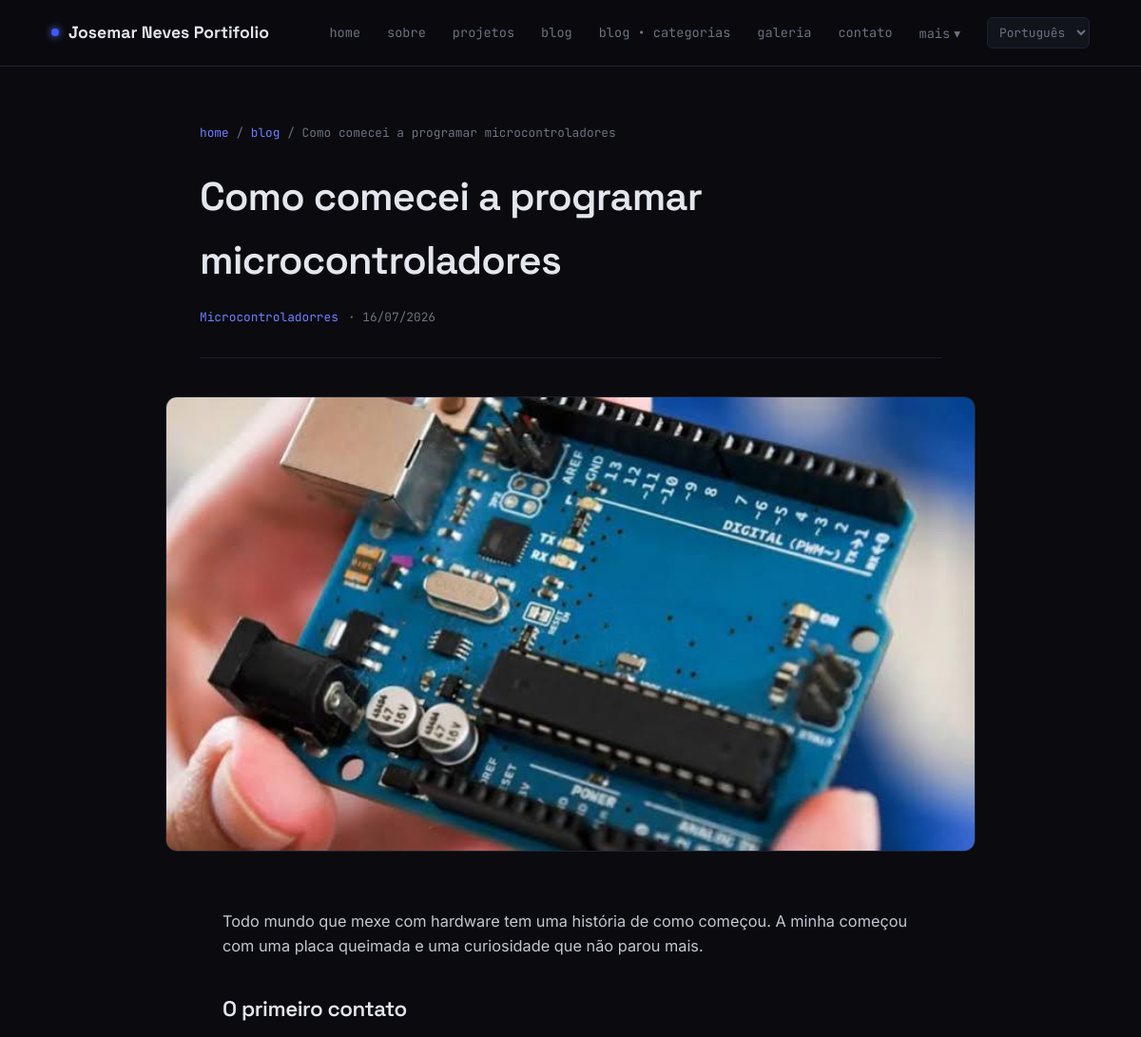
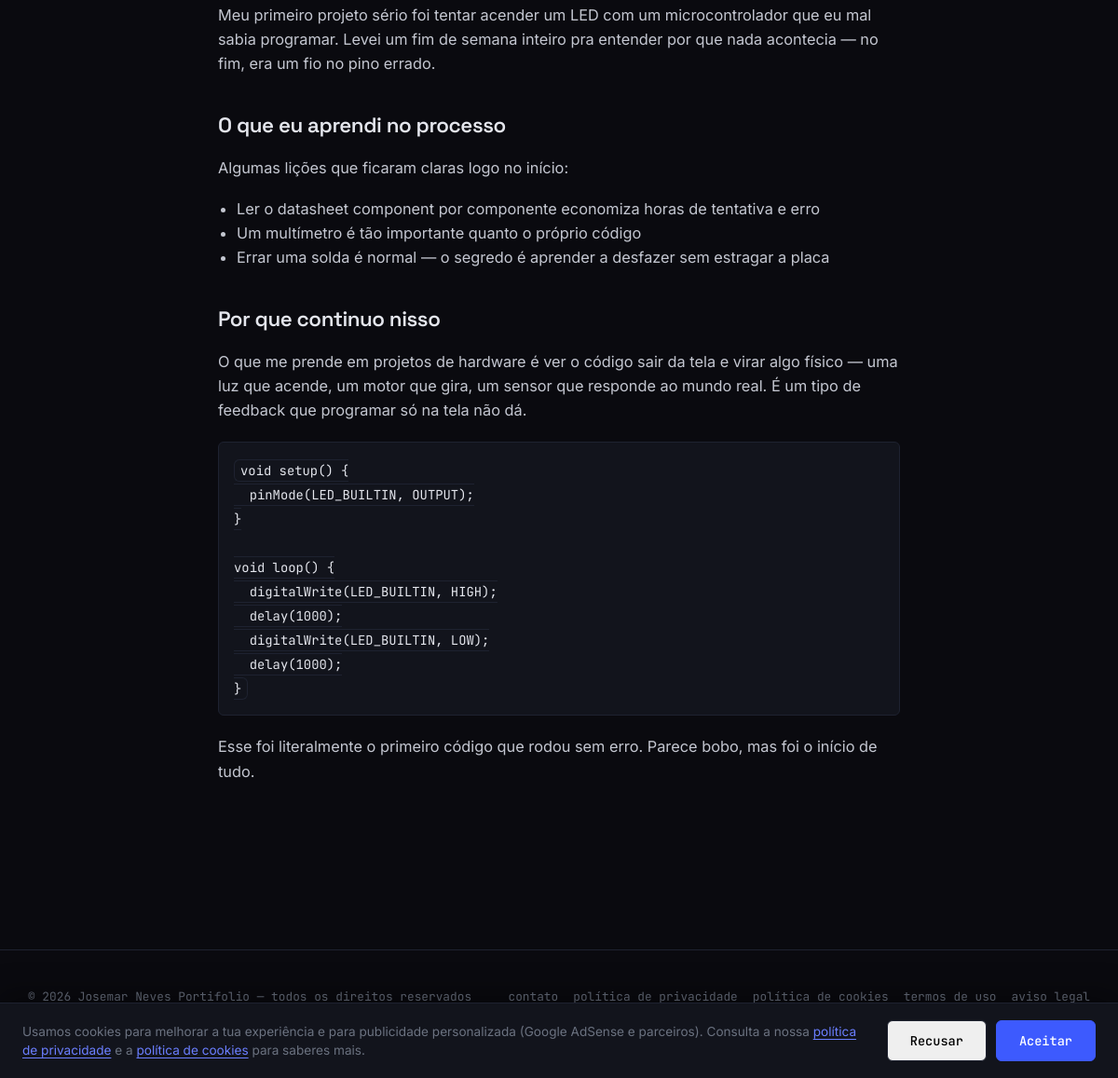
Screenshot of /blog/como-comecei-a-programar-microcontroladores/ with the database file from the repository (2 pictures, top to bottom).
### portifolio/models.py (models this page shows, shortened)
class SiteConfig(models.Model):
    nome_site = models.CharField(max_length=150)
    logo = models.ImageField(
        upload_to="site/logo/",
        blank=True,
        null=True,
        validators=[validar_extensao_imagem]
    )
    foto_perfil = models.ImageField(
        upload_to="site/perfil/",
        blank=True,
        null=True,
        validators=[validar_extensao_imagem]
    )
    descricao_curta = models.TextField(blank=True)
    email_contato = models.EmailField(blank=True)
    linkedin = models.URLField(blank=True)
    github = models.URLField(blank=True)
    instagram = models.URLField(blank=True)
    youtube = models.URLField(blank=True)
    twitter = models.URLField(blank=True)
    tiktok = models.URLField(blank=True)
    criado_em = models.DateTimeField(auto_now_add=True)
    atualizado_em = models.DateTimeField(auto_now=True)
    class Meta:
        verbose_name = "Configuração do Site"
        verbose_name_plural = "Configurações do Site"

class PostBlog(models.Model):
    titulo = models.CharField(max_length=200)
    resumo = models.CharField(
        max_length=200,
        blank=True,
        help_text="Frase curta para SEO e listagens (máx. 160 caracteres recomendado)"
    )
    slug = models.SlugField(
        unique=True,
        blank=True
    )
    imagem_capa = models.ImageField(
        upload_to="blog/",
        validators=[validar_extensao_imagem]
    )
    conteudo_html = models.TextField(
        help_text="Aceita HTML personalizado"
    )
    categoria = models.ForeignKey(
        CategoriaBlog,
        on_delete=models.SET_NULL,
        null=True,
        blank=True
    )
    tags = models.ManyToManyField(
        TagBlog,
        blank=True
    )
    publicado = models.BooleanField(
        default=True
    )
    data_publicacao = models.DateTimeField(
        auto_now_add=True
    )
    atualizado_em = models.DateTimeField(
        auto_now=True
    )
    class Meta:
        ordering = ["-data_publicacao"]
        verbose_name = "Artigo"
        verbose_name_plural = "Artigos"

class CategoriaBlog(models.Model):
    nome = models.CharField(max_length=100)
    slug = models.SlugField(unique=True, blank=True)

### portifolio/views.py (the view)
# urls.py: path("blog/<slug:slug>/", views.BlogDetailView.as_view(), name="post_detail"),
class BlogDetailView(SiteConfigMixin, DetailView):
    model = PostBlog
    template_name = "post.html"
    context_object_name = "post"
    def get_queryset(self):
        return PostBlog.objects.filter(
            publicado=True
        ).select_related("categoria").prefetch_related("tags")

### portifolio/templatetags/portfolio_extras.py (called while the page is built)
@register.simple_tag(takes_context=True)
def hreflang_urls(context):
    request = context.get("request")
    match = getattr(request, "resolver_match", None)
    resultado = []
    if not request or not match or not match.url_name:
        return resultado
    dominio = f"{request.scheme}://{request.get_host()}"
    for lang_code, lang_name in settings.LANGUAGES:
        try:
            with override(lang_code):
                caminho = reverse(match.url_name, kwargs=match.kwargs)
        except NoReverseMatch:
            continue
        resultado.append((lang_code, lang_name, f"{dominio}{caminho}"))
    return resultado

### portifolio/views.py (called while the page is built)
    def get_context_data(self, **kwargs):
        context = super().get_context_data(**kwargs)
        context["site"] = SiteConfig.objects.first()
        return context

### templates/post.html (shortened to what this page needs)
{% extends "base.html" %}
{% load i18n %}
{% block content %}
<div class="post-hero">
  <p class="breadcrumb">
    <a href="{% url 'home' %}">{% trans "home" %}</a> / <a href="{% url 'blog' %}">{% trans "blog" %}</a> / {{ post.titulo }}
  </p>
  <div class="post-header">
    <h1>{{ post.titulo }}</h1>
    <p class="post-meta">
      {% if post.categoria %}
      <a href="{% url 'blog_categoria' post.categoria.slug %}" class="cat">{{ post.categoria.nome }}</a> ·
      {% endif %}
      {{ post.data_publicacao|date:"d/m/Y" }}
    </p>
  </div>
</div>
{% if post.imagem_capa %}
<div class="post-capa">
  <img src="{{ post.imagem_capa.url }}" alt="{{ post.titulo }} - JN Portfolio">
</div>
{% endif %}
<div class="post-body">
  {{ post.conteudo_html|safe }}
</div>
{% endblock %}

### templates/base.html (shortened to what this page needs)
{% load i18n portfolio_extras %}
{% get_current_language as LANGUAGE_CODE %}
<!DOCTYPE html>
<html lang="{{ LANGUAGE_CODE }}">
<head>
{% hreflang_urls as hreflang_links %}
</head>
<body>
<div id="cookie-banner" class="cookie-banner">
  <p class="cookie-banner-text">
    {% trans "Usamos cookies para melhorar a tua experiência e para publicidade personalizada (Google AdSense e parceiros)." %}
    {% trans "Consulta a nossa" %}
    <a href="{% url 'politica_privacidade' %}">{% trans "política de privacidade" %}</a>
    {% trans "e a" %}
    <a href="{% url 'cookies' %}">{% trans "política de cookies" %}</a>
    {% trans "para saberes mais." %}
  </p>
  <div class="cookie-banner-actions">
    <button id="cookie-reject" class="btn btn-ghost">{% trans "Recusar" %}</button>
    <button id="cookie-accept" class="btn btn-primary">{% trans "Aceitar" %}</button>
  </div>
</div>
<header class="site-header">
  <nav class="nav">
    <a href="{% url 'home' %}" class="nav-brand">
      {% if site.logo %}
        <img class="nav-logo" src="{{ site.logo.url }}" alt="{{ site.nome_site }}">
      {% else %}
        <span class="dot"></span>
      {% endif %}
      {{ site.nome_site }}
    </a>
    <ul class="nav-links" id="nav-links">
      <li><a href="{% url 'home' %}">{% trans "home" %}</a></li>
      <li><a href="{% url 'sobre' %}">{% trans "sobre" %}</a></li>
      <li><a href="{% url 'projetos' %}">{% trans "projetos" %}</a></li>
      <li><a href="{% url 'blog' %}">{% trans "blog" %}</a></li>
      <li><a href="{% url 'categorias' %}">{% trans "blog" %} • {% trans "categorias" %}</a></li>
      <li><a href="{% url 'galeria' %}">{% trans "galeria" %}</a></li>
      <li><a href="{% url 'contato' %}">{% trans "contato" %}</a></li>
      <li class="nav-more" id="nav-more">
        <button class="nav-more-toggle" id="nav-more-toggle" aria-haspopup="true" aria-expanded="false">
          {% trans "mais" %} <span aria-hidden="true">▾</span>
        </button>
      </li>
      {% if hreflang_links %}
      <li class="lang-switch">
        <select aria-label="{% trans 'Idioma' %}" onchange="if (this.value) window.location.href = this.value;">
          {% for lang_code, lang_name, url in hreflang_links %}
            <option value="{{ url }}" {% if lang_code == LANGUAGE_CODE %}selected{% endif %}>{{ lang_name }}</option>
          {% endfor %}
        </select>
      </li>
      {% endif %}
    </ul>
  </nav>
</header>
<main>
  {% block content %}{% endblock %}
</main>
<footer class="site-footer">
  <div class="footer-inner">
    <p>&copy; {% now "Y" %} {{ site.nome_site }} — {% trans "todos os direitos reservados" %}</p>
    <div class="footer-links">
      <a href="{% url 'contato' %}">{% trans "contato" %}</a>
      <a href="{% url 'politica_privacidade' %}">{% trans "política de privacidade" %}</a>
      <a href="{% url 'cookies' %}">{% trans "política de cookies" %}</a>
      <a href="{% url 'termos_uso' %}">{% trans "termos de uso" %}</a>
      <a href="{% url 'aviso_legal' %}">{% trans "aviso legal" %}</a>
    </div>
    <div class="social-links">
      {% if site.tiktok %}<a href="{{ site.tiktok }}" target="_blank" rel="noopener">tiktok</a>{% endif %}
    </div>
  </div>
</footer>
</body>
</html>

### templates/base.html (style rules this page uses)
:root { --bg: #0a0a0f; --surface: #12141c; --surface-2: #191c26; --border: #1e2230; --blue-deep: #1a2a5e; --blue-elec: #3d5afe; --blue-glow: #6b7fff; --text: #e4e6ed; --text-muted: #6b7280; --font-display: 'Space Grotesk', sans-serif; --font-body: 'Inter', sans-serif; --font-mono: 'JetBrains Mono', monospace; }
* { margin: 0; padding: 0; box-sizing: border-box; }
html { scroll-behavior: smooth; }
body { background: var(--bg); color: var(--text); font-family: var(--font-body); line-height: 1.6; overflow-x: hidden; }
a { color: inherit; text-decoration: none; }
h1, h2, h3, h4 { font-family: var(--font-display); font-weight: 600; letter-spacing: -0.02em; }
.footer-links { display: flex; gap: 16px; flex-wrap: wrap; }
.footer-links a { color: var(--text-muted); font-family: var(--font-mono); font-size: 0.8rem; transition: color 0.2s ease; }
.site-header { position: sticky; top: 0; z-index: 100; background: rgba(10, 10, 15, 0.85); backdrop-filter: blur(10px); border-bottom: 1px solid var(--border); }
.nav { display: flex; align-items: center; justify-content: space-between; padding: 18px 24px; max-width: 1140px; margin: 0 auto; position: relative; }
.nav-brand { display: flex; align-items: center; gap: 10px; font-family: var(--font-display); font-weight: 700; font-size: 1.1rem; }
.nav-brand .dot { width: 8px; height: 8px; border-radius: 50%; background: var(--blue-elec); box-shadow: 0 0 8px var(--blue-glow); animation: pulse 2.4s ease-in-out infinite; }
.nav-links { display: flex; gap: 28px; list-style: none; font-family: var(--font-mono); font-size: 0.85rem; align-items: center; }
.nav-links a { color: var(--text-muted); transition: color 0.2s ease; position: relative; }
.nav-links a::after { content: ''; position: absolute; bottom: -4px; left: 0; width: 0; height: 1px; background: var(--blue-elec); transition: width 0.25s ease; }
.nav-more { position: relative; }
.nav-more-toggle { background: none; border: none; color: var(--text-muted); font-family: var(--font-mono); font-size: 0.85rem; cursor: pointer; display: flex; align-items: center; gap: 4px; padding: 0; transition: color 0.2s ease; }
.lang-switch select { background: var(--surface); color: var(--text-muted); border: 1px solid var(--border); border-radius: 6px; padding: 6px 8px; font-family: var(--font-mono); font-size: 0.8rem; cursor: pointer; }
.site-footer { border-top: 1px solid var(--border); margin-top: 100px; padding: 40px 24px; }
.footer-inner { max-width: 1140px; margin: 0 auto; display: flex; justify-content: space-between; align-items: center; flex-wrap: wrap; gap: 16px; }
.footer-inner p { color: var(--text-muted); font-family: var(--font-mono); font-size: 0.8rem; }
.social-links { display: flex; gap: 16px; }
.social-links a { color: var(--text-muted); font-family: var(--font-mono); font-size: 0.8rem; transition: color 0.2s ease; }
.btn { display: inline-flex; align-items: center; gap: 8px; padding: 12px 24px; border-radius: 6px; font-family: var(--font-mono); font-size: 0.85rem; font-weight: 500; border: 1px solid var(--border); transition: all 0.25s ease; }
.btn-primary { background: var(--blue-elec); color: #fff; border-color: var(--blue-elec); }
.btn-ghost { color: var(--text); }
#cookie-reject { color: #000; border-color: var(--border); }
.cookie-banner { position: fixed; left: 0; right: 0; bottom: 0; z-index: 200; display: none; align-items: center; justify-content: space-between; gap: 20px; flex-wrap: wrap; background: var(--surface); border-top: 1px solid var(--border); padding: 18px 24px; box-shadow: 0 -10px 30px rgba(0, 0, 0, 0.35); }
.cookie-banner.is-visible { display: flex; }
.cookie-banner-text { flex: 1; min-width: 240px; color: var(--text-muted); font-size: 0.85rem; line-height: 1.5; }
.cookie-banner-text a { color: var(--blue-glow); text-decoration: underline; text-underline-offset: 3px; }
.cookie-banner-actions { flex-shrink: 0; display: flex; gap: 10px; }

### rows the page displays
SiteConfig: nome_site "Josemar Neves Portifolio"
PostBlog: titulo "Como comecei a programar microcontroladores", categoria.nome "Microcontroladorres", data_publicacao "16/07/2026", imagem_capa (picture), conteudo_html "Todo mundo que mexe com hardware tem uma história de como começou. A minha começou com uma placa queimada e uma curiosidade que não parou mais. O primeiro contato Meu primeiro projeto sério foi tentar acender um LED com um microcontrolador que eu mal sabia programar. Levei um fim de semana inteiro pra entender por que nada acontecia — no fim, era um fio no pino errado. O que eu aprendi no processo Algumas lições que ficaram claras logo no início: Ler o datasheet component por componente economiza horas de tentativa e erro Um multímetro é tão importante quanto o próprio código Errar uma solda é normal — o segredo é aprender a desfazer sem estragar a placa Por que continuo nisso O que me…"

### other values shown
form field value "Português"
